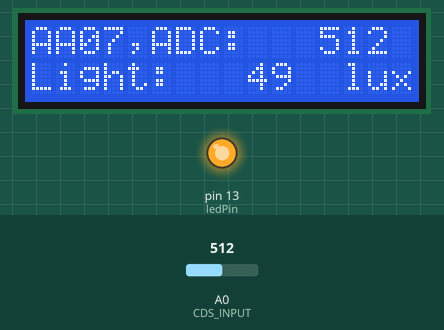
Bench run of a sketch on a simulated Arduino Uno, built with avr-gcc and run on an emulated ATmega328P. On the bench: 16×2 character LCD, output pins drawn as LEDs (lit = HIGH). The test bench sets the inputs (shaded band); at power-on: A0 (CDS_INPUT) = 512.

Above: at 1.2 s.
1.3 s: A0 (CDS_INPUT) set to 434
At 2.9 s:
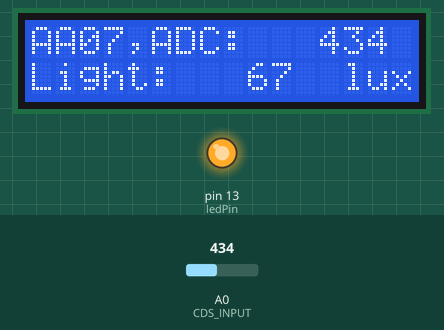
3.6 s: A0 (CDS_INPUT) set to 414
At 5.3 s:
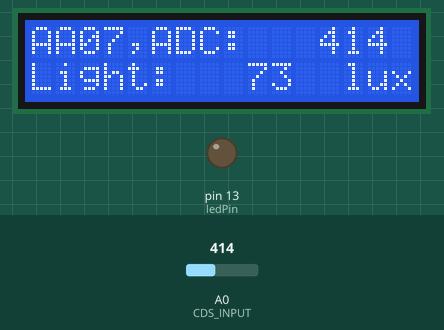
5.6 s: A0 (CDS_INPUT) set to 511
At 7.0 s:
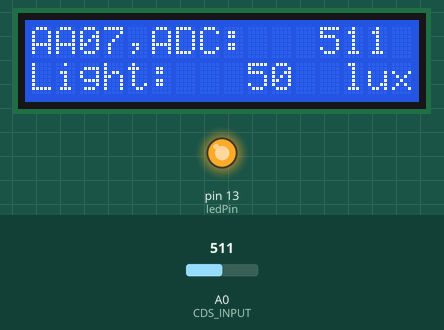
Timing chart, 0 to 8.6 s (numbered marks = the images above; inputs shaded):
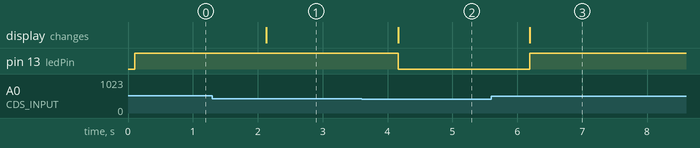

Measured:
- the behaviour switches between 427 and 426 on A0 (CDS_INPUT) (found by bisection; images 1 and 2)
- after the input at 1.3 s, the display: changes after 0.83 s (image 1)
- after the input at 3.6 s, pin 13 (ledPin): HIGH → LOW after 0.56 s; the display: changes after 0.56 s (image 2)
- after the input at 5.6 s, pin 13 (ledPin): LOW → HIGH after 0.60 s; the display: changes after 0.60 s (image 3)

The sketch:

AA07_LCD_lux_start.ino
```cpp
/*
 빛 입력 LCD 모니터링 및 제어
*/
 // LCD 라리브러리 설정
#include <LiquidCrystal_I2C.h>
#include<Wire.h>
#define CDS_INPUT 0
// LCD 설정
LiquidCrystal_I2C lcd(0x27,16,2); // 0x3F
// 0번 아날로그핀을 CdS 셀 입력으로 설정한다.
const int CdSPin = 0;    // CdS => A0
const int ledPin = 13;   // LED pin => D13
int threshold= 70;

  // LED OFF above threshold lux

void setup() {
  pinMode(ledPin, OUTPUT);
// 16X2 LCD 모듈 설정하고 백라이트를 켠다.
  lcd.init();
  lcd.backlight();
// 모든 메세지를 삭체한 뒤
// 숫자를 제외한 부분들을 미리 출력시킨다.
  lcd.clear();
  lcd.setCursor(0,0);
  lcd.print("AA07,ADC: ");
  lcd.setCursor(0,1);
  lcd.print("Light:  ");
  lcd.setCursor(13,1);
  lcd.print("lux");
}

void loop(){
  int adcValue; // 실제 센서로부터 읽은 값 (0~1023)
  int illuminance; // 현재의 밝기. 0~100%
  int lux;         // 현재의 밝기. lux
  int value = analogRead(CDS_INPUT);

  // CdS cell을 통하여 입력되는 전압을 읽는다.
  adcValue = analogRead(CdSPin);
  // luminosity() 함수를 이용해서 Lux 를 계산한다.
  lux = int(luminosity(adcValue));

  // 전에 표시했던 내용을 지운다.
  lcd.setCursor(12,0);
  lcd.print("    ");
  // ADC 값을 표시한다
  lcd.setCursor(12,0);
  lcd.print(adcValue);
  // 전에 표시했던 내용을 지운다.
  lcd.setCursor(9,1);
  lcd.print("   ");
  // 밝기를 표시한다
  lcd.setCursor(9,1);
  lcd.print(lux);

  // On/Off LED by threshold

if(lux >= threshold)
 digitalWrite(ledPin, LOW);
 else
 digitalWrite(ledPin,HIGH);

  delay(1000);
}

//Voltage to Lux
double luminosity (int RawADC0){
  double Vout=RawADC0*5.0/1023;  // 5/1023 (Vin = 5 V)
  double lux=(2500/Vout-500)/10;
  // lux = 500 / Rldr, Vout = Ildr*Rldr = (5/(10 + Rldr))*Rldr
  return lux;
}
```
